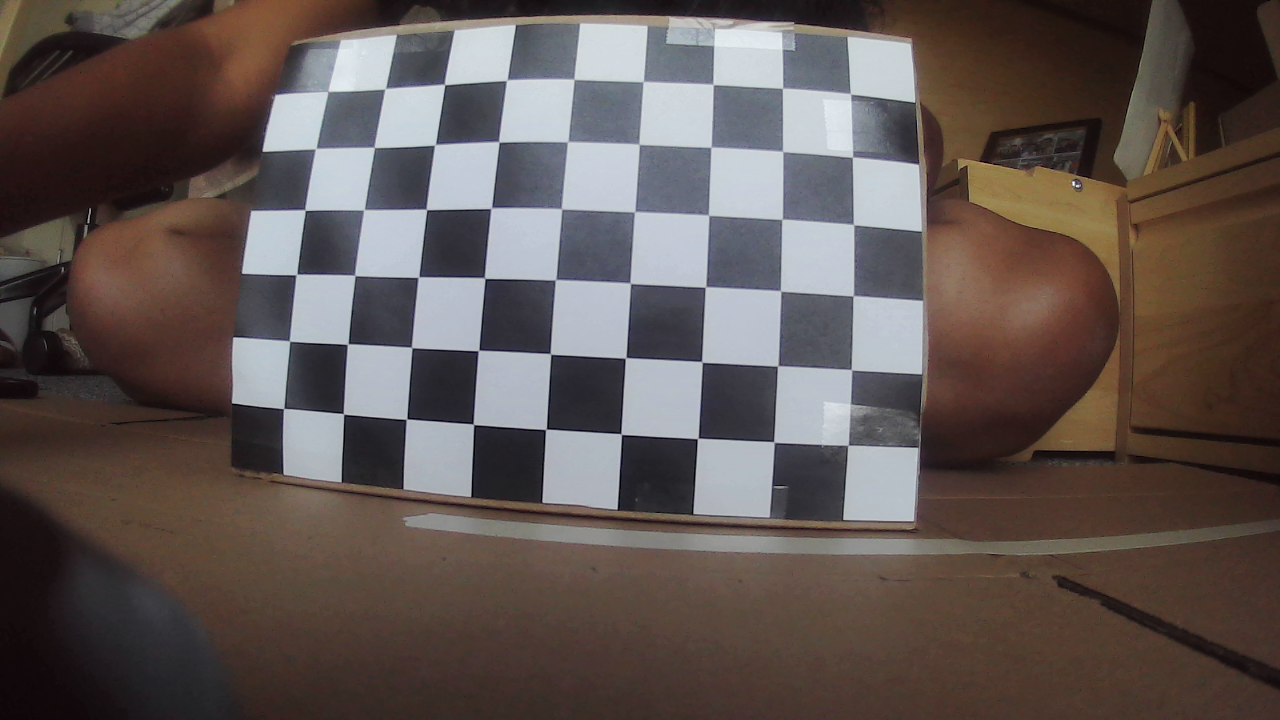
#> input picture 01_rgb_calibration/calibration_images_L/calib_000.png, 1280 x 720 px
$ python 04_save_distorted_vs_undistorted.py --image calibration_images_L/calib_000.png
#> lines starting #> are read from the running program, lines starting #| are printed output that depends on the picture
### utils/project_config.py
"""Small helpers for reading the repo-level config.yaml."""

from pathlib import Path
import sys


REPO_ROOT = Path(__file__).resolve().parents[1]
CONFIG_FILE = REPO_ROOT / "config.yaml"


def load_config():
    """Parse the simple two-level config.yaml used by this project."""
    data = {}
    section = None
    for raw_line in CONFIG_FILE.read_text(encoding="utf-8").splitlines():
        line = raw_line.split("#", 1)[0].rstrip()
        if not line:
            continue
        if not line.startswith(" "):
            section = line.rstrip(":")
            data[section] = {}
            continue
        if section and ":" in line:
            key, value = line.strip().split(":", 1)
            data[section][key.strip()] = value.strip().strip("'\"")
    return data


def config_path(section, key):
    """Return an absolute path for a path-valued config entry."""
    return REPO_ROOT / load_config()[section][key]


def calibration_file(key):
    """Return an absolute path from config.yaml's calibration_files section."""
    return config_path("calibration_files", key)


def workflow_config_dir(key):
    """Return an absolute path from config.yaml's workflow_config_dirs section."""
    return config_path("workflow_config_dirs", key)


def hardware_value(key, default=None, cast=str):
    """Return a scalar value from config.yaml's hardware section."""
    value = load_config().get("hardware", {}).get(key)
    if value is None:
        return default
    if cast is bool:
        return value.lower() in {"1", "true", "yes", "on"}
    return cast(value)


def camera_index(side):
    """Return configured camera index for L/R."""
    if str(side).lower() in {"l", "left", "rgb1"}:
        return hardware_value("left_camera_index", 0, int)
    if str(side).lower() in {"r", "right", "rgb2"}:
        return hardware_value("right_camera_index", 1, int)
    raise ValueError(f"Unknown camera side {side!r}. Use L or R.")


def frame_size():
    """Return configured camera frame size as (width, height)."""
    return (
        hardware_value("frame_width", 1280, int),
        hardware_value("frame_height", 720, int),
    )


def lidar_baudrate():
    """Return configured LiDAR baudrate."""
    return hardware_value("lidar_baudrate", 460800, int)


# [27 lines left out: functions lidar_port, open_configured_camera, not called in this run]

### 01_rgb_calibration/calib_targets.py
"""Left / right RGB checkerboard calibration paths and camera indices."""

import sys
from pathlib import Path

_REPO_ROOT = Path(__file__).resolve().parents[1]
_STEREO_CALIB_DIR = _REPO_ROOT / "02_stereo_calibration"
if str(_STEREO_CALIB_DIR) not in sys.path:
    sys.path.insert(0, str(_STEREO_CALIB_DIR))
if str(_REPO_ROOT) not in sys.path:
    sys.path.insert(0, str(_REPO_ROOT))

from utils.project_config import camera_index, frame_size, workflow_config_dir

FRAME_SIZE = frame_size()
CONFIG_DIR = workflow_config_dir("rgb_calibration")

TARGETS = {
    "l": {
        "label": "L",
        "camera_index": camera_index("L"),
        "image_dir": _REPO_ROOT / "00_data_capture" / "int_ext_calib_rgb" / "L",
        "normal_npz": CONFIG_DIR / "camera_calibration_L_normal.npz",
        "outlier_npz": CONFIG_DIR / "camera_calibration_L_normal_no_outliers.npz",
        "fisheye_npz": CONFIG_DIR / "camera_calibration_L_fisheye.npz",
        "fisheye_outlier_npz": CONFIG_DIR / "camera_calibration_L_fisheye_no_outliers.npz",
    },
    "r": {
        "label": "R",
        "camera_index": camera_index("R"),
        "image_dir": _REPO_ROOT / "00_data_capture" / "int_ext_calib_rgb" / "R",
        "normal_npz": CONFIG_DIR / "camera_calibration_R_normal.npz",
        "outlier_npz": CONFIG_DIR / "camera_calibration_R_normal_no_outliers.npz",
        "fisheye_npz": CONFIG_DIR / "camera_calibration_R_fisheye.npz",
        "fisheye_outlier_npz": CONFIG_DIR / "camera_calibration_R_fisheye_no_outliers.npz",
    },
}

ALIASES = {
    "left": "l",
    "l": "l",
    "rgb1": "l",
    "right": "r",
    "r": "r",
    "rgb2": "r",
}


# [7 lines left out: function prompt_camera, not called in this run]


def resolve_camera(name):
    key = ALIASES.get(name.lower())
    if key not in TARGETS:
        raise ValueError(f"Unknown camera {name!r}. Use L or R.")
    target = TARGETS[key].copy()
    target["key"] = key
    target["local_npz"] = target["normal_npz"]
    target["config_npz"] = target["normal_npz"]
    return target

### 01_rgb_calibration/04_save_distorted_vs_undistorted.py
"""Save distorted vs undistorted comparison images for RGB calibration.

Run from this folder:
    python 05_save_distorted_vs_undistorted.py
    python 05_save_distorted_vs_undistorted.py --camera L --image-id 005
"""

import argparse
import os
from pathlib import Path

os.environ["OPENCV_OPENCL_RUNTIME"] = "disabled"

import cv2
import numpy as np

from calib_targets import resolve_camera


cv2.ocl.setUseOpenCL(False)
SCRIPT_DIR = Path(__file__).resolve().parent


def parse_args():
    parser = argparse.ArgumentParser(description="Save distorted vs undistorted RGB calibration previews.")
    parser.add_argument(
        "--camera",
        choices=["L", "R", "l", "r", "left", "right", "rgb1", "rgb2", "both"],
        default="both",
        help="Which RGB calibration set to render. Default: both.",
    )
    parser.add_argument("--image-id", default=None, help="Calibration image id, for example 005.")
    parser.add_argument("--image", type=Path, default=None, help="Use one explicit image path instead of image-id.")
    parser.add_argument("--alpha", type=float, default=0.0, help="OpenCV undistortion alpha: 0 crops, 1 keeps FOV.")
    parser.add_argument("--output-dir", type=Path, default=SCRIPT_DIR / "outputs")
    return parser.parse_args()


def default_calibration_file(target):
    return target["outlier_npz"] if target["outlier_npz"].exists() else target["normal_npz"]


def load_image_paths(image_dir):
    paths = []
    for pattern in ("*.png", "*.jpg", "*.jpeg", "*.bmp", "*.tif", "*.tiff"):
        paths.extend(sorted(image_dir.glob(pattern)))
    return sorted(set(paths))


def choose_image(target, image_id, explicit_image):
    if explicit_image is not None:
        return explicit_image
    if image_id is not None:
        return target["image_dir"] / f"calib_{image_id}.png"
    paths = load_image_paths(target["image_dir"])
    if not paths:
        raise RuntimeError(f"No calibration images found in {target['image_dir']}")
    return paths[0]


def label_image(image, text):
    labeled = image.copy()
    cv2.rectangle(labeled, (0, 0), (labeled.shape[1], 44), (0, 0, 0), -1)
    cv2.putText(labeled, text, (16, 30), cv2.FONT_HERSHEY_SIMPLEX, 0.75, (255, 255, 255), 2, cv2.LINE_AA)
    return labeled


def crop_to_roi(image, roi):
    x, y, w, h = roi
    if w <= 0 or h <= 0:
        return image
    return image[y : y + h, x : x + w]


def save_comparison(camera_name, args):
#> called with camera_name = 'L'
    target = resolve_camera(camera_name)
    calibration_file = default_calibration_file(target)
    if not calibration_file.exists():
        raise FileNotFoundError(f"Missing calibration file: {calibration_file}")

    image_path = choose_image(target, args.image_id, args.image)
    image = cv2.imread(str(image_path))
#> image is the input picture: shape (720, 1280, 3); mean B, G, R 81.9, 85.1, 95.6
    if image is None:
        raise FileNotFoundError(f"Could not read image: {image_path}")

    data = np.load(calibration_file)
#> (reads 01_rgb_calibration/config/camera_calibration_L_normal.npz from the repository)
    camera_matrix = data["camera_matrix"]
    dist_coeffs = data["dist_coeffs"]
    frame_size = (image.shape[1], image.shape[0])
#> frame_size = (1280, 720)

    new_camera_matrix, roi = cv2.getOptimalNewCameraMatrix(
        camera_matrix,
        dist_coeffs,
        frame_size,
        args.alpha,
        frame_size,
    )
#> roi = (0, 0, 1279, 719)
    undistorted = cv2.undistort(image, camera_matrix, dist_coeffs, None, new_camera_matrix)
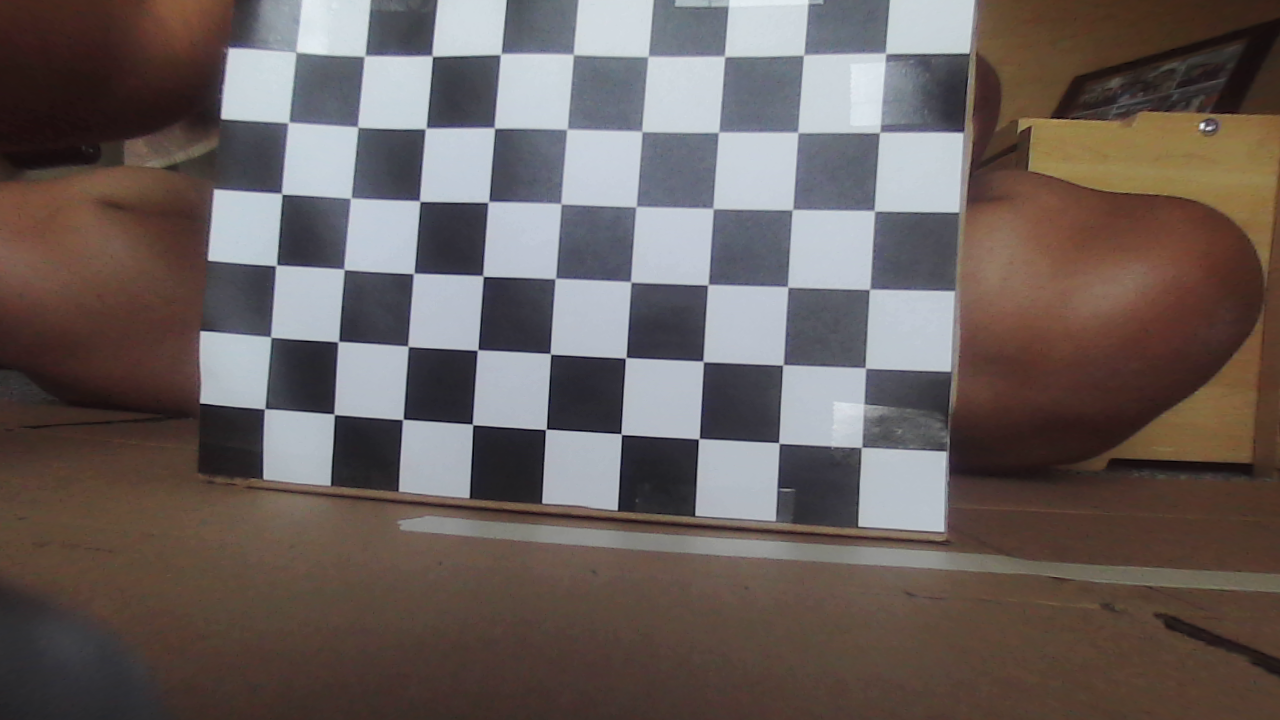
#> undistorted: shape (720, 1280, 3); mean B, G, R 92.4, 95.3, 105.6
    if args.alpha == 0:
        undistorted = crop_to_roi(undistorted, roi)
        undistorted = cv2.resize(undistorted, frame_size, interpolation=cv2.INTER_AREA)

    distorted_label = f"{target['label']} distorted: {image_path.name}"
    undistorted_label = f"{target['label']} undistorted: alpha={args.alpha:g}"
    combined = np.hstack([label_image(image, distorted_label), label_image(undistorted, undistorted_label)])
#> call 2 of label_image, with text = 'L undistorted: alpha=0'
#> in label_image (call 2), `cv2.putText(labeled, text, (16, 30), cv2.FONT_HERSHEY_SIMPLEX, 0.75, (..`:
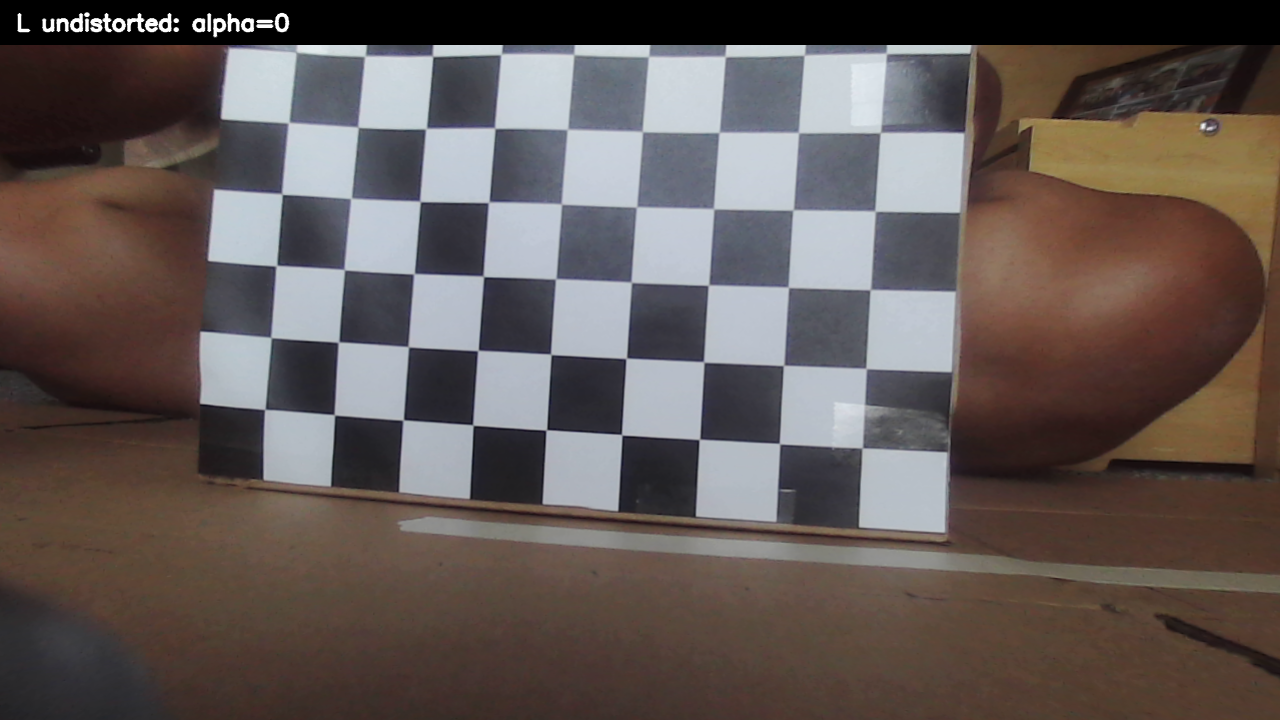
#> labeled: shape (720, 1280, 3); mean B, G, R 85.8, 88.7, 98.5
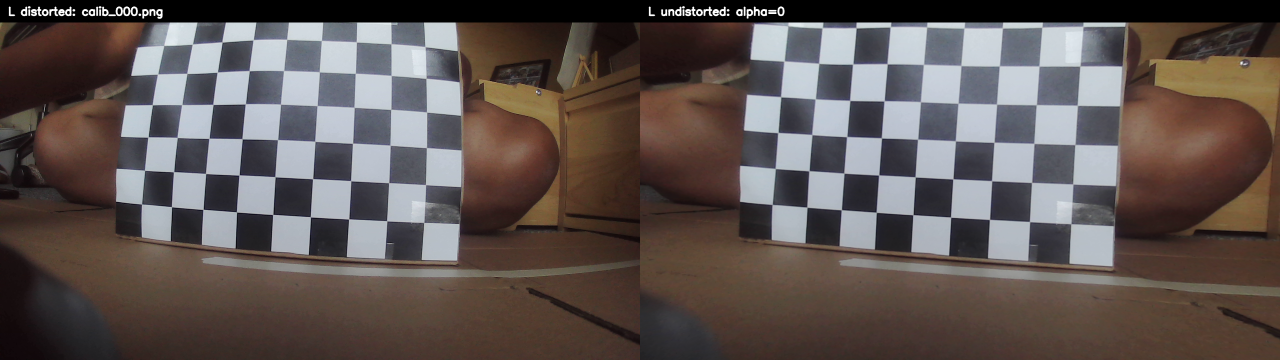
#> combined: shape (720, 2560, 3) (shown at 1/2 size); mean B, G, R 82.1, 85, 94.8

    output_path = args.output_dir / target["label"] / "distorted_vs_undistorted.png"
    output_path.parent.mkdir(parents=True, exist_ok=True)
    if not cv2.imwrite(str(output_path), combined):
        raise RuntimeError(f"Could not write {output_path}")
    print(f"Saved {output_path.resolve()}")


def main():
    args = parse_args()
    cameras = ("L", "R") if args.camera == "both" else (args.camera,)
    for camera in cameras:
        save_comparison(camera, args)


if __name__ == "__main__":
#> (the run stopped early here; a loop or call above may not have finished)
